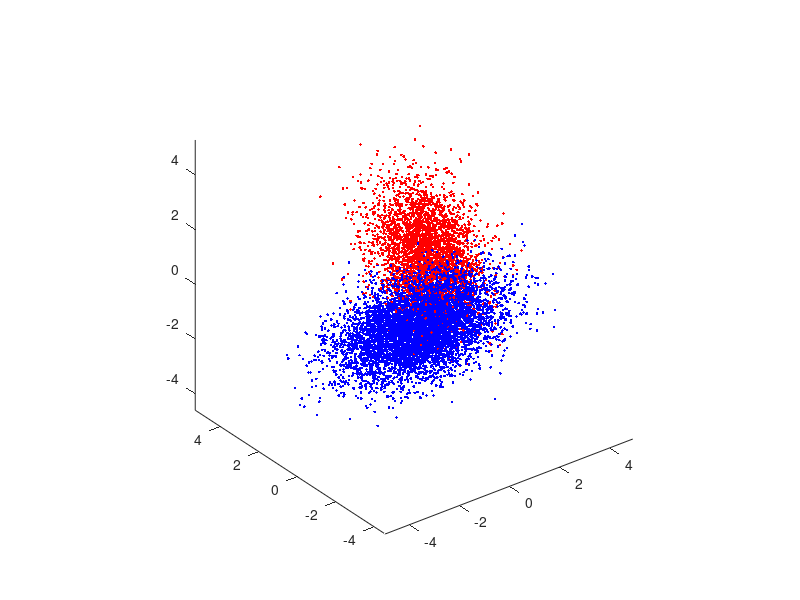

This chart was generated by the following MATLAB code: (Note: this script raises an error after producing the figure.)
%Code provided from the homework
clear all, close all,
N = 10000; p0 = 0.65; p1 = 0.35;
u = rand(1,N)>=p0; N0 = length(find(u==0)); N1 = length(find(u==1));
mu0 = [-1/2;-1/2;-1/2]; Sigma0 = [1,-0.5,0.3;-0.5,1,-0.5;0.3,-0.5,1];
r0 = mvnrnd(mu0, Sigma0, N0);
figure(1), plot3(r0(:,1),r0(:,2),r0(:,3),'.b'); axis equal, hold on,
mu1 = [1;1;1]; Sigma1 = [1,0.3,-0.2;0.3,1,0.3;-0.2,0.3,1];
r1 = mvnrnd(mu1, Sigma1, N1);
figure(1), plot3(r1(:,1),r1(:,2),r1(:,3),'.r'); axis equal, hold on,

n = 3; % number of dimensions
x = zeros(n, N); % All of the data stored as columns
label = zeros(1, N); % Will store labels

Nc = [N0, N1]; % number of samples from each class
x = zeros(n,N); % save up space

%Assign the class labels
x(:, u==0) = r0';
label(u==0) = 0;
x(:, u==1) = r1';
label(u==1) = 1;

% Code modified from provided ExpectedRiskMinimization.m
lambda = [0 1; 1 0];  % loss values
gamma = (lambda(2,1) - lambda(1,1))/(lambda(1,2) - lambda(2,2)) * p0/p1; 
%threshold

discriminantScore = log(evalGaussian(x, mu1, Sigma1)) - log(evalGaussian ...
    (x, mu0, Sigma0)); % - log(gamma);


% Create an array of gamma values to sweep for ROC curve
gammaRange = logspace(-3, 10, 1000); % Sweep threshold values (-10,10 is 
% same as 0,inf in log space)
numGamma = length(gammaRange);

% Preallocate arrays for ROC curve
P_TP = zeros(1, numGamma);  % True positive rate P(D=1|L=1)
P_FP = zeros(1, numGamma); % False positive rate P(D=1|L=0)

% Create roc curve by sweeping
for i = 1:numGamma
    % Make decision based on current gamma threshold
    decision = (discriminantScore >= log(gammaRange(i)));
    
    % Find indices for each outcome (following class example pattern)
    ind00 = find(decision==0 & label==0); p00 = length(ind00)/Nc(1); % true negative
    ind10 = find(decision==1 & label==0); p10 = length(ind10)/Nc(1); % false positive
    ind01 = find(decision==0 & label==1); p01 = length(ind01)/Nc(2); % false negative
    ind11 = find(decision==1 & label==1); p11 = length(ind11)/Nc(2); % true positive
    
    % Store for ROC curve
    P_TP(i) = p11;   % P(D=1|L=1)
    P_FP(i) = p10;  % P(D=1|L=0)
end

P_error = zeros(1, numGamma);
for i = 1:numGamma %Calculate the error for each gamma value
    P_error(i) = P_FP(i) * p0 + (1 - P_TP(i)) * p1;
end

[min_P_error_empirical, min_idx] = min(P_error); %Get the minimum error
gamma_empirical = gammaRange(min_idx);
P_TP_empirical = P_TP(min_idx);
P_FP_empirical = P_FP(min_idx);

% Theoretical optimal probabilities using gamma from part 1 of part A
decision_theoretical = (discriminantScore >= log(gamma));
ind00_theo = find(decision_theoretical==0 & label==0);
ind10_theo = find(decision_theoretical==1 & label==0);
ind01_theo = find(decision_theoretical==0 & label==1);
ind11_theo = find(decision_theoretical==1 & label==1);

p00_theo = length(ind00_theo)/Nc(1);
p10_theo = length(ind10_theo)/Nc(1);
p01_theo = length(ind01_theo)/Nc(2);
p11_theo = length(ind11_theo)/Nc(2);

Perror_theo = [p10_theo, p01_theo] * Nc' / N;

% Plot ROC curve
figure(2), clf,
plot(P_FP, P_TP, 'b-', 'LineWidth', 2, "DisplayName", 'ROC Curve'); hold on,

% plot the optimal points
plot(p10_theo, p11_theo, 'ro', 'MarkerSize', 12, 'LineWidth', 2.5, ...
    'MarkerFaceColor', 'r', 'DisplayName', sprintf('Theoretical Optimal (\\gamma=%.2f)', gamma));
plot(P_FP_empirical, P_TP_empirical, 'gs', 'MarkerSize', 12, 'LineWidth', ...
    2.5, 'MarkerFaceColor', 'g', 'DisplayName', sprintf('Empirical Min P(error) (\\gamma=%.2f)', gamma_empirical));

grid on,
xlabel('False Positive Rate', 'FontSize', 12);
ylabel('True Positive Rate', 'FontSize', 12);
title('ROC Curve for ERM Classifier', 'FontSize', 14);
legend('show', 'Location', 'SouthEast', 'FontSize', 10);
axis([0 1 0 1]);

% Add labels for the optimal points
text(p10_theo + 0.12, p11_theo - 0.05, ...
    sprintf('Theoretical\nTP=%.4f\nFP=%.4f\nP(err)=%.4f', p11_theo, ...
    p10_theo, Perror_theo), 'Color', 'r', 'FontSize', 9, 'FontWeight', ...
    'bold', 'BackgroundColor', 'white', 'EdgeColor', 'red', 'LineWidth', 1);
text(P_FP_empirical + 0.02, P_TP_empirical - 0.05, ...
    sprintf('Empirical\nTP=%.4f\nFP=%.4f\nP(err)=%.4f', ...
    P_TP_empirical, P_FP_empirical, min_P_error_empirical), 'Color', 'g', ...
    'FontSize', 9, 'FontWeight', 'bold', 'BackgroundColor', 'white', ...
    'EdgeColor', 'green', 'LineWidth', 1);